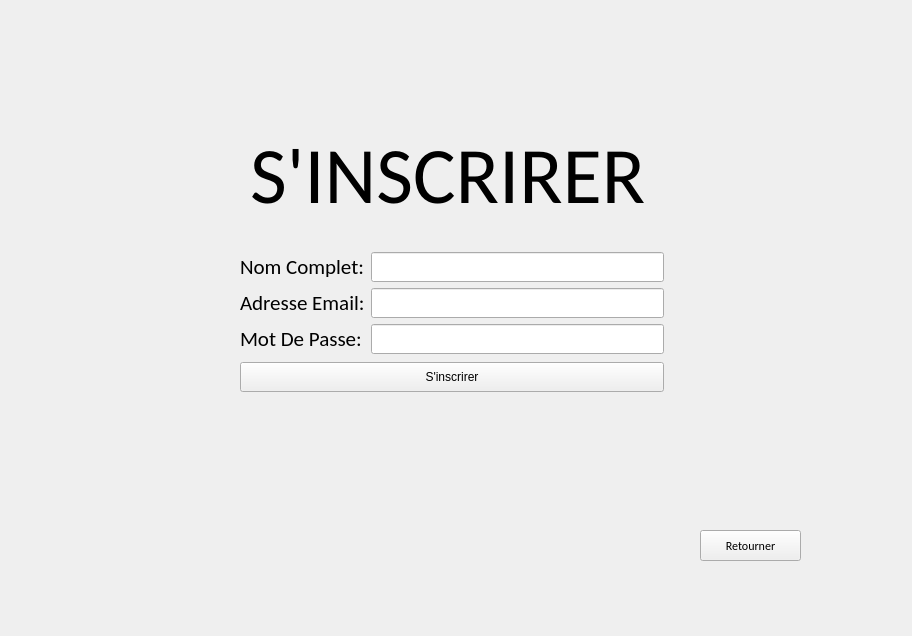
<?xml version="1.0" encoding="UTF-8"?>
<ui version="4.0">
 <class>registerWidget</class>
 <widget class="QWidget" name="registerWidget">
  <property name="geometry">
   <rect>
    <x>0</x>
    <y>0</y>
    <width>912</width>
    <height>636</height>
   </rect>
  </property>
  <property name="windowTitle">
   <string>Form</string>
  </property>
  <widget class="QLabel" name="label">
   <property name="geometry">
    <rect>
     <x>250</x>
     <y>120</y>
     <width>401</width>
     <height>111</height>
    </rect>
   </property>
   <property name="font">
    <font>
     <family>Calibri</family>
     <pointsize>60</pointsize>
    </font>
   </property>
   <property name="text">
    <string>S'INSCRIRER</string>
   </property>
  </widget>
  <widget class="QWidget" name="layoutWidget">
   <property name="geometry">
    <rect>
     <x>240</x>
     <y>250</y>
     <width>424</width>
     <height>144</height>
    </rect>
   </property>
   <layout class="QVBoxLayout" name="verticalLayout_3">
    <item>
     <layout class="QHBoxLayout" name="horizontalLayout">
      <item>
       <layout class="QVBoxLayout" name="verticalLayout_2">
        <item>
         <widget class="QLabel" name="label_2">
          <property name="font">
           <font>
            <family>Calibri</family>
            <pointsize>16</pointsize>
           </font>
          </property>
          <property name="text">
           <string>Nom Complet:</string>
          </property>
         </widget>
        </item>
        <item>
         <widget class="QLabel" name="label_4">
          <property name="font">
           <font>
            <family>Calibri</family>
            <pointsize>16</pointsize>
           </font>
          </property>
          <property name="text">
           <string>Adresse Email:</string>
          </property>
         </widget>
        </item>
        <item>
         <widget class="QLabel" name="label_3">
          <property name="font">
           <font>
            <family>Calibri</family>
            <pointsize>16</pointsize>
           </font>
          </property>
          <property name="text">
           <string>Mot De Passe:</string>
          </property>
         </widget>
        </item>
       </layout>
      </item>
      <item>
       <layout class="QVBoxLayout" name="verticalLayout">
        <item>
         <widget class="QLineEdit" name="usernameLine">
          <property name="minimumSize">
           <size>
            <width>200</width>
            <height>30</height>
           </size>
          </property>
         </widget>
        </item>
        <item>
         <widget class="QLineEdit" name="emailLine">
          <property name="minimumSize">
           <size>
            <width>200</width>
            <height>30</height>
           </size>
          </property>
         </widget>
        </item>
        <item>
         <widget class="QLineEdit" name="passwordLine">
          <property name="minimumSize">
           <size>
            <width>200</width>
            <height>30</height>
           </size>
          </property>
          <property name="echoMode">
           <enum>QLineEdit::Password</enum>
          </property>
         </widget>
        </item>
       </layout>
      </item>
     </layout>
    </item>
    <item>
     <widget class="QPushButton" name="pushButton">
      <property name="minimumSize">
       <size>
        <width>0</width>
        <height>30</height>
       </size>
      </property>
      <property name="text">
       <string>S'inscrirer</string>
      </property>
     </widget>
    </item>
   </layout>
  </widget>
  <widget class="QPushButton" name="gobackButton">
   <property name="geometry">
    <rect>
     <x>700</x>
     <y>530</y>
     <width>101</width>
     <height>31</height>
    </rect>
   </property>
   <property name="font">
    <font>
     <family>Calibri</family>
    </font>
   </property>
   <property name="text">
    <string>Retourner</string>
   </property>
  </widget>
 </widget>
 <resources/>
 <connections>
  <connection>
   <sender>pushButton</sender>
   <signal>clicked()</signal>
   <receiver>registerWidget</receiver>
   <slot>register()</slot>
   <hints>
    <hint type="sourcelabel">
     <x>496</x>
     <y>372</y>
    </hint>
    <hint type="destinationlabel">
     <x>806</x>
     <y>379</y>
    </hint>
   </hints>
  </connection>
  <connection>
   <sender>gobackButton</sender>
   <signal>clicked()</signal>
   <receiver>registerWidget</receiver>
   <slot>goback()</slot>
   <hints>
    <hint type="sourcelabel">
     <x>743</x>
     <y>544</y>
    </hint>
    <hint type="destinationlabel">
     <x>749</x>
     <y>474</y>
    </hint>
   </hints>
  </connection>
 </connections>
 <slots>
  <slot>register()</slot>
  <slot>goback()</slot>
 </slots>
</ui>
